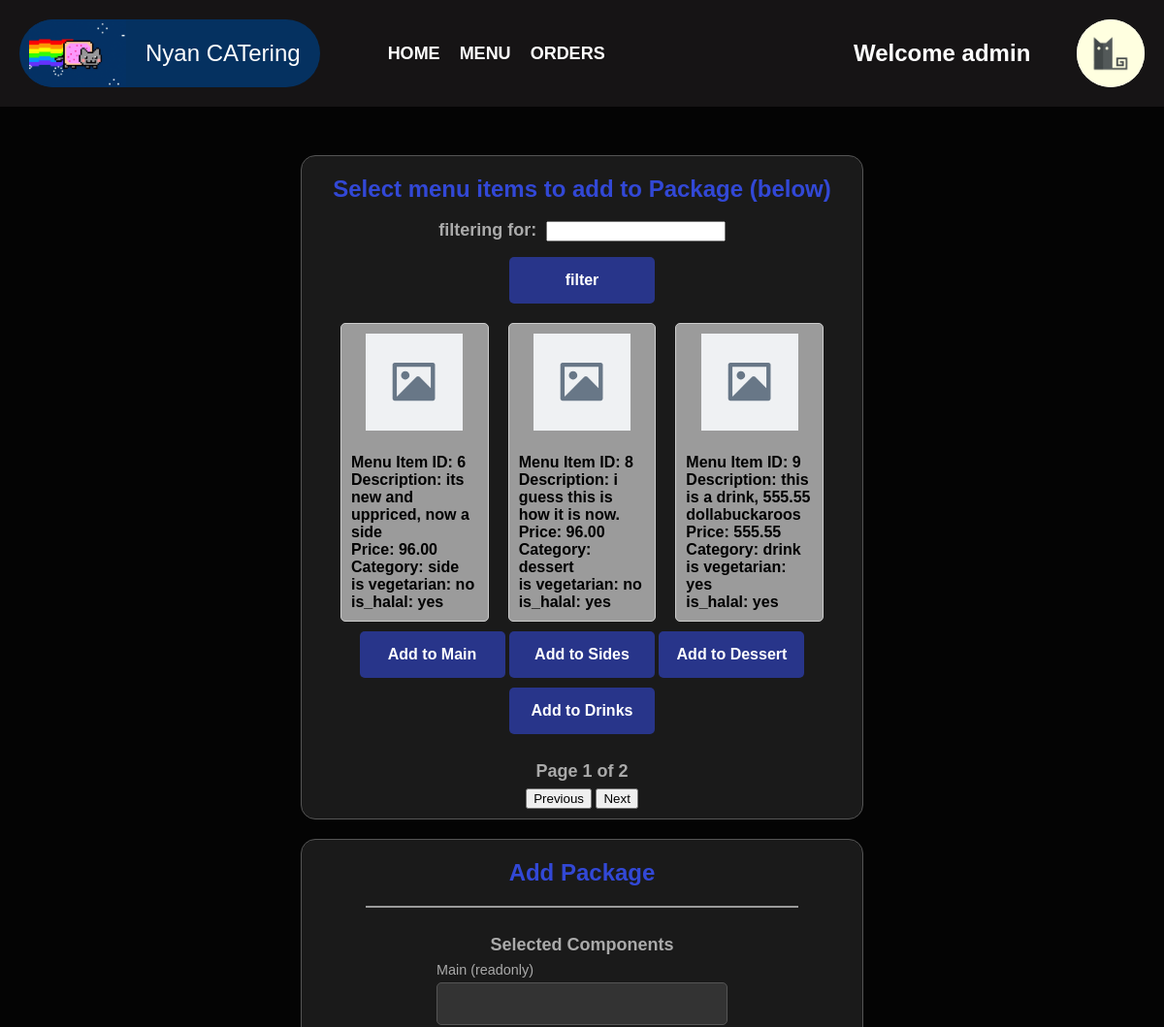
Page /frontend/_admin_add_package_page.php (upper part) on the earlier database version.
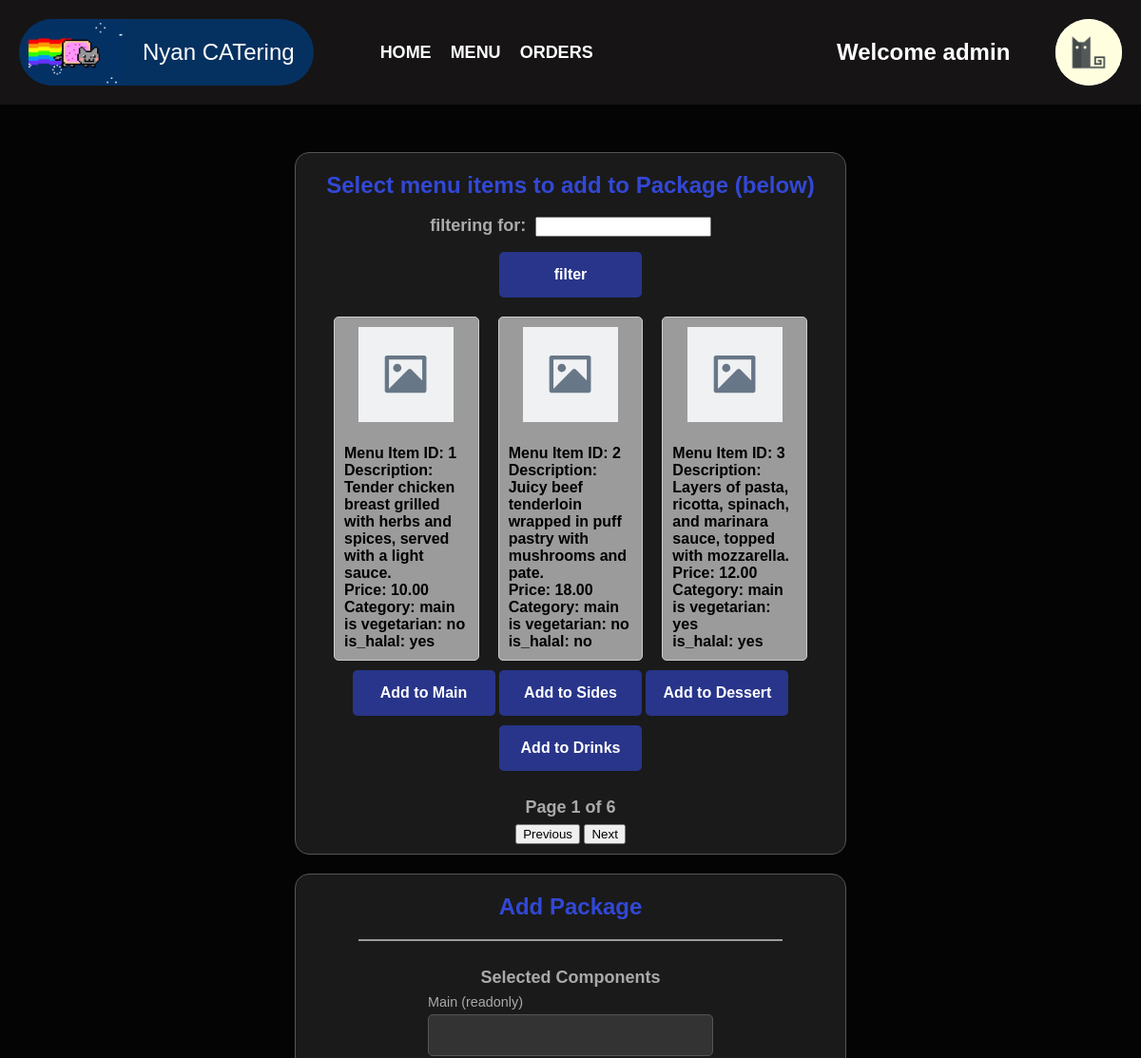
Same page on the later database version.
### tables this page shows
CREATE TABLE `menu_items` (
  `menu_item_id` int(11) NOT NULL,
  `item_name` varchar(255) NOT NULL,
  `description` varchar(500) NOT NULL,
  `price` decimal(10,2) NOT NULL,
  `category` varchar(7) NOT NULL,
  `is_in_stock` tinyint(1) NOT NULL DEFAULT 1,
  `is_vegetarian` tinyint(1) NOT NULL,
  `is_halal` tinyint(1) NOT NULL
);

### backend/core/NyanDB.php (called while the page is built, shortened)
<?php
class NyanDB
{
    public $db;
    private function connect() {
        $this->db = new mysqli(self::HOST, self::USERNAME, self::PASSWORD, self::DBNAME);
    }
    public function close() {
        if ($this->db) {
            $this->db = null;
        }
    }
    private function prepare($sql,$params = []){
        $stmt = $this->db->prepare($sql);
        if (!empty($params)){
            $types = str_repeat('s',count($params));
            $stmt->bind_param($types, ...$params);
        }
        return $stmt;
    }
    public function query($sql,$params){
        $stmt = $this->prepare($sql,$params);
        $result = $stmt->execute();
        if (stripos(trim($sql), 'SELECT') === 0) {
            return $stmt->get_result();
        }
        return $result;
    }
    public static function single_query($sql,$params) {
        $database = new NyanDB();
        $result = $database->query($sql,$params);
        return $result;
    }
}
?>

### backend/core/menu_items.php (called while the page is built, shortened)
<?php
require_once 'NyanDB.php';
class MenuItems{
    public static function get_latest_valid_menu_items($offset=0, $limit=5, $name_filter=null){
        $sql = "
        SELECT *
        FROM menu_items
        WHERE
            is_in_stock = 1
            AND
            menu_item_id IN (
                SELECT MAX(menu_item_id)
                FROM menu_items
                GROUP BY item_name
            ) ";
        $sql .= " LIMIT ? OFFSET ?;";
        $params = ($name_filter) ? [$name_filter, $limit, $offset] : [$limit, $offset];
        $results = NyanDB::single_query($sql, $params);
        $result = mysqli_fetch_all($results, MYSQLI_ASSOC);
        return $result;
    }
    public static function get_latest_valid_menu_items_count($name_filter=null){
        $sql = "
        SELECT COUNT(*) AS total_count
        FROM menu_items
        WHERE
            is_in_stock = 1
            AND
            menu_item_id IN (
                SELECT MAX(menu_item_id)
                FROM menu_items
                GROUP BY item_name
            ) ";
        $params = ($name_filter) ? [$name_filter] : [];
        $results = NyanDB::single_query($sql, $params);
        $countRow = mysqli_fetch_assoc($results);
        return (int)$countRow['total_count'];
    }
    public static function get_associated_image_src($menu_item_id){
        $sql = "
        SELECT *
        FROM menu_item_images
        WHERE menu_item_id = ?
        ";
        $results = NyanDB::single_query($sql, [$menu_item_id]);
        $result = $results->fetch_assoc();
        if(empty($result)){
            return null;}
        $image = new Image($result['image_name'], $result['image_data'], $result['image_type']);
        return $image->getsrc();
    }
}
?>

### frontend/_admin_add_package_page.php (the view, shortened to what the changed rows need)
<?php
require_once "../backend/core/menu_items.php";
require_once "./components/templates.php";
$menu_item_name_filter    = $_GET['menu_item_name_filter']??null;
$offset                   = $_GET['offset']??0;
$offset                   = ($offset<0) ?  (string)0 : (string)$offset;
$total_relevant_entries   = MenuItems::get_latest_valid_menu_items_count($menu_item_name_filter);
$displayitems             = MenuItems::get_latest_valid_menu_items($offset, MENU_ITEMS_PER_PAGE, $menu_item_name_filter);
?>
<div class='centered-items main-content-container'>
    <div class="grouped-input-container">
        <div class="section-header">Select menu items to add to Package (below)</div>
        <div class="sub-header" style= 'display: inline; margin-right: 5px'>filtering for:</div>
        <input type="text" name="name_filter_input_field" id="name_filter_input_field">
        <div class="submit-button-container">
            <button onclick="redirect_back()">filter</button>
        </div>
        <div class="menu-item-container">
            <div class="info-row">
                <?php
                    $index  = -1;
                    foreach ($displayitems as $menuItem){
                    $index += 1;
                    $image_data   = MenuItems::get_associated_image_src($menuItem['menu_item_id']);
                    $img_src      = $image_data??'./assets/image-placeholder.svg';
                ?>
                <div class="info-item" id="menu-item-display-<?= $index; ?>" style="background-color: #9B9B9B;"
                    onclick="toggle_highlight(<?=$index?>)">
                    <img src=<?=$img_src?> alt="Menu Item" class="menu-item-image">
                    <div style="text-align: start;">
                        <p><strong>Menu Item ID:  <?=$menuItem['menu_item_id']?></strong>                       <span id="menu_item_id<?=$index?>"></span></p>
                        <p><strong>Description:   <?=$menuItem['description']?></strong>                        <span id="description<?=$index?>"></span></p>
                        <p><strong>Price:         <?=$menuItem['price']?></strong>                              <span id="price<?=$index?>"></span></p>
                        <p><strong>Category:      <?=$menuItem['category']?></strong>                           <span id="category<?=$index?>"></span></p>
                        <p><strong>is vegetarian: <?=$menuItem['is_vegetarian']?'yes':'no';?></strong>          <span id="is_vegetarian<?=$index?>"></span></p>
                        <p><strong>is_halal:      <?=$menuItem['is_halal']?'yes':'no'?></strong>                <span id="is_halal<?=$index?>"></span></p>
                    </div>
                </div>
                <?php }?>
                <br>
            </div>
            <div class="submit-button-container" style="clear: both; margin-top: 20px; height: 30px; width:50px; display: inline;">
            </div>
        </div>
        <div class="sub-header">Page <?=intdiv($offset, MENU_ITEMS_PER_PAGE) + 1?> of <?=intdiv($total_relevant_entries, MENU_ITEMS_PER_PAGE) + 1?></div>
        <div class="pagination-buttons">
            <button onclick="change_page(-1)">Previous</button>
            <button onclick="change_page(1)">Next</button>
        </div>
    </div>
</div>

Differences in the rows shown:
no longer on this page (row edited): menu_items: menu_item_id "6", description "its new and uppriced, now a side", price "96.00", category "side", is_vegetarian "no", is_halal "yes"
no longer on this page (row edited): menu_items: menu_item_id "8", description "i guess this is how it is now.", price "96.00", category "dessert", is_vegetarian "no", is_halal "yes"
no longer on this page (row edited): menu_items: menu_item_id "9", description "this is a drink, 555.55 dollabuckaroos", price "555.55", category "drink", is_vegetarian "yes", is_halal "yes"
added menu_items: menu_item_id "1", description "Tender chicken breast grilled with herbs and spices, served with a light sauce.", price "10.00", category "main", is_vegetarian "no", is_halal "yes"
added menu_items: menu_item_id "2", description "Juicy beef tenderloin wrapped in puff pastry with mushrooms and pate.", price "18.00", category "main", is_vegetarian "no", is_halal "no"
added menu_items: menu_item_id "3", description "Layers of pasta, ricotta, spinach, and marinara sauce, topped with mozzarella.", price "12.00", category "main", is_vegetarian "yes", is_halal "yes"
Other differences:
intdiv($total_relevant_entries, MENU_ITEMS_PER_PAGE) + 1: "2" → "6"
